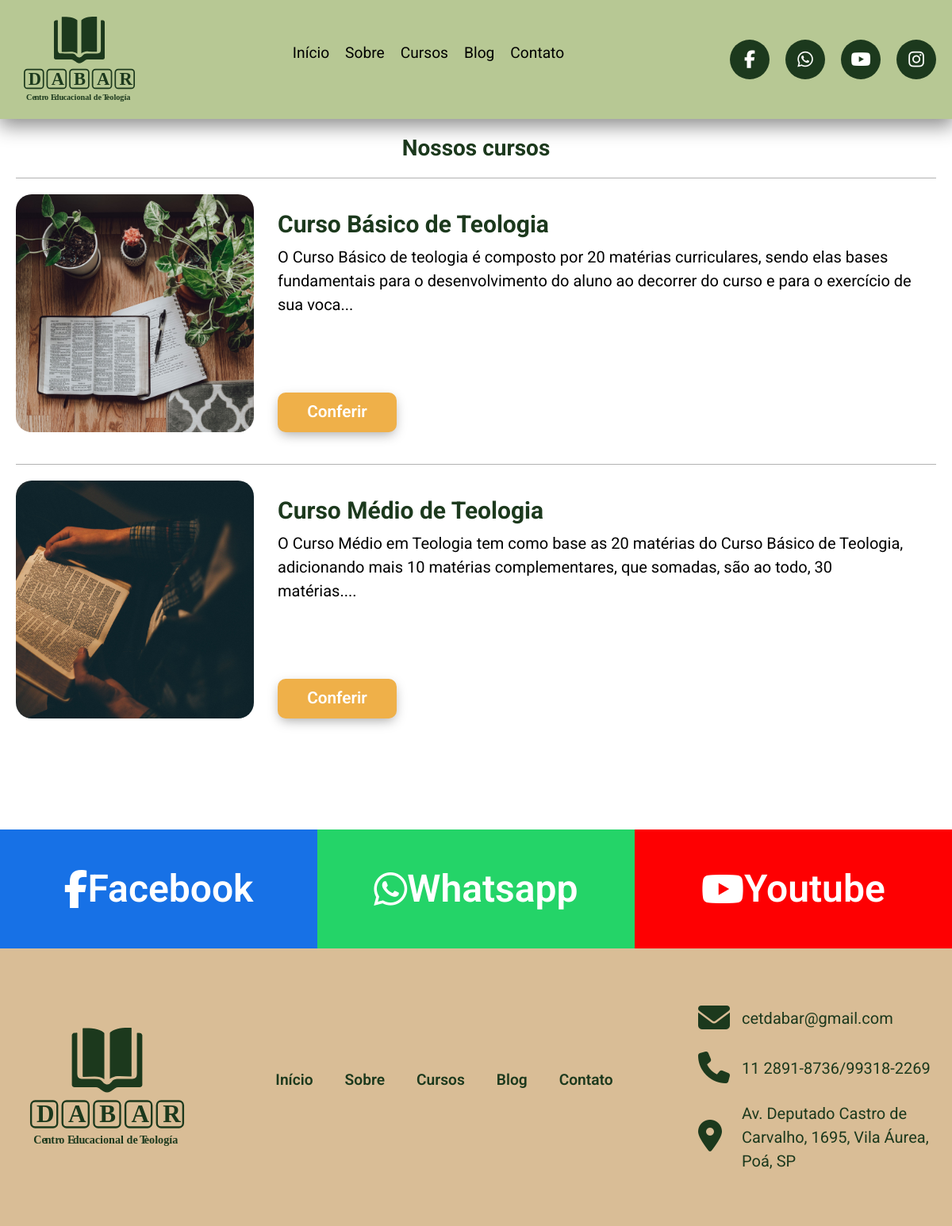
Screenshot of /cursos/cursos.php with the database file from the repository.
### tables this page shows
CREATE TABLE `curso` (
  `idCurso` int(11) NOT NULL,
  `curso` varchar(50) NOT NULL,
  `descCurso` text NOT NULL,
  `valorCurso` varchar(10) NOT NULL,
  `imgCurso` varchar(100) NOT NULL,
  `duracaoCurso` varchar(50) NOT NULL,
  `instrutorCurso` varchar(100) NOT NULL,
  `mensagemCurso` text NOT NULL,
  `statusCurso` int(11) NOT NULL
);

### cursos/cursos.php (the view, shortened to what this page needs)
<?php
$conexao = ConexaoBanco::conectarBD();
$conexao->exec("SET NAMES utf8");
$sqlCursos = $conexao->prepare("SELECT idCurso, curso, descCurso, imgCurso FROM curso WHERE statusCurso = 1 LIMIT 2");
$sqlCursos->execute();
?>
<!DOCTYPE html>
<html lang="pt-br">
<head>
    <link rel="stylesheet" href="../global/css/reset.css">
    <link rel="stylesheet" href="../global/css/global.css">
    <link rel="stylesheet" href="../lib/bootstrap/css/bootstrap.css">
    <link rel="stylesheet" href="css/cursos.css">
</head>
<body>
    <header bg-color="primary">
        <div class="logo">
            <img src="../assets/logo/logo-dabar-verde.svg" alt="">
        </div>
        <div class="menu">
            <ul>
                <li><a href="../">Início</a></li>
                <li><a href="../sobre/sobre.php">Sobre</a></li>
                <li><a href="#">Cursos</a></li>
                <li><a href="../blog/blog.php">Blog</a></li>
                <li><a href="../contato/contato.php">Contato</a></li>
            </ul>
        </div>
        <div class="socialHeader">
            <a href="https://www.facebook.com/CETDABAR" target="_blank">
                <div><i class="fa-brands fa-facebook-f"></i></div>
            </a>
            <a href="https://api.whatsapp.com/send?phone=5511930546947&text=Olá, gostaria de saber mais sobre a Dabar" target="_blank">
                <div><i class="fa-brands fa-whatsapp"></i></div>
            </a>
            <a href="https://www.youtube.com/channel/UCXieQGFmE_MwiaA6T9qlyEQ" target="_blank">
                <div><i class="fa-brands fa-youtube"></i></div>
            </a>
            <a href="https://www.instagram.com/fabio.dabar/" target="_blank">
                <div><i class="fa-brands fa-instagram"></i></div>
            </a>
        </div>
    </header>
    <div class="containerCursos">
        <div class="padraoSite">
            <h3>Nossos cursos</h3>
            <?php
            while ($dadosCurso = $sqlCursos->fetch(PDO::FETCH_ASSOC)) { ?>
                <div class="curso">
                    <div class="imgCurso">
                        <img src="../admin/<?php echo $dadosCurso['imgCurso'] ?>" alt="">
                    </div>
                    <div class="descCurso">
                        <div class="txtCurso">
                            <h3><?php echo $dadosCurso['curso'] ?></h3>
                            <p><?php echo mb_strimwidth("$dadosCurso[descCurso]", 0, 250, "..."); ?></p>
                        </div>
                        <button onclick="getLink(this, 'detalhe-curso/curso.php?idCurso=<?php echo $dadosCurso["idCurso"] ?>')" btn-bg-color="secondary" class="btnCurso">Conferir</button>
                    </div>
                </div>
            <?php } ?>
        </div>
    </div>
    <div class="socialFooter">
        <a href="https://www.facebook.com/CETDABAR" target="_blank">
            <div class="socialFacebook">
                <i class="fa-brands fa-facebook-f"></i> <span>Facebook</span>
            </div>
        </a>
        <a href="https://api.whatsapp.com/send?phone=5511930546947&text=Olá, gostaria de saber mais sobre a Dabar" target="_blank">
            <div class="socialWhatsapp">
                <i class="fa-brands fa-whatsapp"></i><span>Whatsapp</span>
            </div>
        </a>
        <a href="https://www.youtube.com/channel/UCXieQGFmE_MwiaA6T9qlyEQ" target="_blank">
            <div class="socialYoutube">
                <i class="fa-brands fa-youtube"></i><span>Youtube</span>
            </div>
        </a>
    </div>
    <footer bg-color="medium">
        <div class="logoRodape">
            <img src="../assets/logo/logo-dabar-verde.svg" alt="">
        </div>
        <div class="padraoSite">
            <ul class="navRodape">
                <li><a href="../">Início</a></li>
                <li><a href="../sobre/sobre.php">Sobre</a></li>
                <li><a href="#">Cursos</a></li>
                <li><a href="../blog/blog.php">Blog</a></li>
                <li><a href="../contato/contato.php">Contato</a></li>
            </ul>
        </div>
        <div class="contatoRodape">
            <div class="email">
                <div class="icon">
                    <i class="fa-solid fa-envelope"></i>
                </div>
                <p>cetdabar@gmail.com</p>
            </div>
            <div class="telefone">
                <div class="icon">
                    <i class="fa-solid fa-phone"></i>
                </div>
                <p>11 2891-8736/99318-2269</p>
            </div>
            <div class="local">
                <div class="icon">
                    <i class="fa-solid fa-location-dot"></i>
                </div>
                <p>Av. Deputado Castro de Carvalho, 1695, Vila Áurea, Poá, SP</p>
            </div>
        </div>
    </footer>
</body>
</html>

### global/css/global.css (style rules this page uses)
[bg-color="primary"] { background-color: #B7C894; }
[bg-color="medium"] { background-color: #D9BD96; }
[btn-bg-color] { -webkit-box-shadow: 0px 5px 15px -3px rgba(0,0,0,0.37); box-shadow: 0px 5px 15px -3px rgba(0,0,0,0.37); }
[btn-bg-color="secondary"] { background-color: #EFB049; color: #fff; }
* { margin: 0; padding: 0; box-sizing: border-box; }
body { max-width: 100%; width: 100%; font-family: 'Roboto' !important; overflow: overlay; }
a { color: #000 !important; text-decoration: none !important; }
p { margin: 0 !important; }
h3 { margin: 0; font-weight: bold !important; font-size: 30px; color: #1C391D; }
ul { padding: 0 !important; }
.padraoSite { width: 100%; max-width: 1400px; margin: 0 auto; }
header { font-family: 'Roboto'; height: 150px; display: flex; width: 100%; padding: 10px !important; align-items: center; justify-content: space-between; background: #fff; top: 0; padding: 10px 1%; position: fixed; -webkit-box-shadow: 1px 7px 23px 2px rgba(0, 0, 0, 0.45); box-shadow: 1px 7px 23px 2px rgba(0, 0, 0, 0.45); z-index: 999; }
header .logo img { width: 140px; height: 140px; margin-left: 20px; }
header .menu ul { display: flex; list-style: none; }
header .menu ul li { margin: 0 10px; font-size: 1.2rem; }
header .socialHeader { display: flex; justify-content: center; }
header .socialHeader a div { margin: 0 10px; width: 50px; height: 50px; border-radius: 50%; color: white; display: flex; justify-content: center; align-items: center; background: #1C391D; font-size: 1.4rem; cursor: pointer; }
.socialFooter { height: 150px; width: 100%; display: flex; }
.socialFooter a { width: 33.33%; height: 100%; display: flex; align-items: center; justify-content: center; font-size: 3rem; font-weight: 600; color: #fff; cursor: pointer; }
.socialFooter a div { width: 100%; height: 100%; display: flex; align-items: center; justify-content: center; font-size: 3rem; font-weight: 600; color: #fff; cursor: pointer; }
.socialFooter .socialFacebook { background-color: #1771e6; }
.socialFooter .socialWhatsapp { background-color: #24d468; }
.socialFooter .socialYoutube { background-color: #fe0002; }
footer { display: flex; justify-content: space-between; align-items: center; min-height: 350px !important; padding: 10px; font-size: 1.2rem; }
footer .logoRodape { width: 250px; height: 150px; }
footer .logoRodape img { width: 250px; height: 150px; }
footer .padraoSite { max-width: 600px; }
footer .navRodape { width: 100%; list-style: none; display: flex; justify-content: center; flex-wrap: wrap; }
footer .navRodape li { margin: 0 20px; }
footer .navRodape li a { font-weight: 550; color: #1C391D !important; }
footer .contatoRodape { color: #1C391D; font-size: 20px; max-width: 400px; margin-left: 20px; }
footer .contatoRodape i { margin-right: 10px; }
footer .contatoRodape i { font-size: 40px; }
footer .contatoRodape p { margin-left: 10px; }
footer .contatoRodape .email { display: flex; align-items: center; }
footer .contatoRodape .email .icon { max-width: 40px; margin-right: 15px; }
footer .contatoRodape .telefone { display: flex; align-items: center; margin-top: 20px; }
footer .contatoRodape .telefone .icon { max-width: 40px; margin-right: 15px; }
footer .contatoRodape .local { display: flex; align-items: center; justify-content: space-between; margin-top: 20px; }
footer .contatoRodape .local .icon { max-width: 40px; width: 40px; margin-right: 15px; }
footer ul { padding: 0; }

### cursos/css/cursos.css (style rules this page uses)
.containerCursos { margin-top: 150px; padding: 20px; }
h3 { text-align: center; }
.containerCursos { width: 100%; overflow: hidden; margin-bottom: 100px; }
.containerCursos .curso { display: flex; margin-top: 20px; border-top: 1px solid rgba(0, 0, 0, 0.3); padding: 20px 0; }
.containerCursos .curso .imgCurso { width: 300px; height: 300px; }
.containerCursos .curso img { width: 300px; height: 300px; border-radius: 20px; object-fit: cover; }
.containerCursos .curso .descCurso { width: 80%; margin: 0 30px; display: flex; flex-direction: column; justify-content: space-between; }
.containerCursos .curso .descCurso .txtCurso h3 { margin-top: 20px; font-size: 30px; text-align: start; color: #1C391D; }
.containerCursos .curso .descCurso .txtCurso p { margin-top: 20px; font-size: 20px; }
.containerCursos .curso .btnCurso { width: 150px; height: 50px; border: none; border-radius: 10px; font-size: 1.3rem; font-weight: 550; }

### rows the page displays
curso: imgCurso (picture), curso "Curso Básico de Teologia", descCurso "O Curso Básico de teologia é composto por 20 matérias curriculares, sendo elas bases fundamentais para o desenvolvimento do aluno ao decorrer do curso e para o exercício de sua voca..."
curso: imgCurso (picture), curso "Curso Médio de Teologia", descCurso "O Curso Médio em Teologia tem como base as 20 matérias do Curso Básico de Teologia, adicionando mais 10 matérias complementares, que somadas, são ao todo, 30 matérias...."
